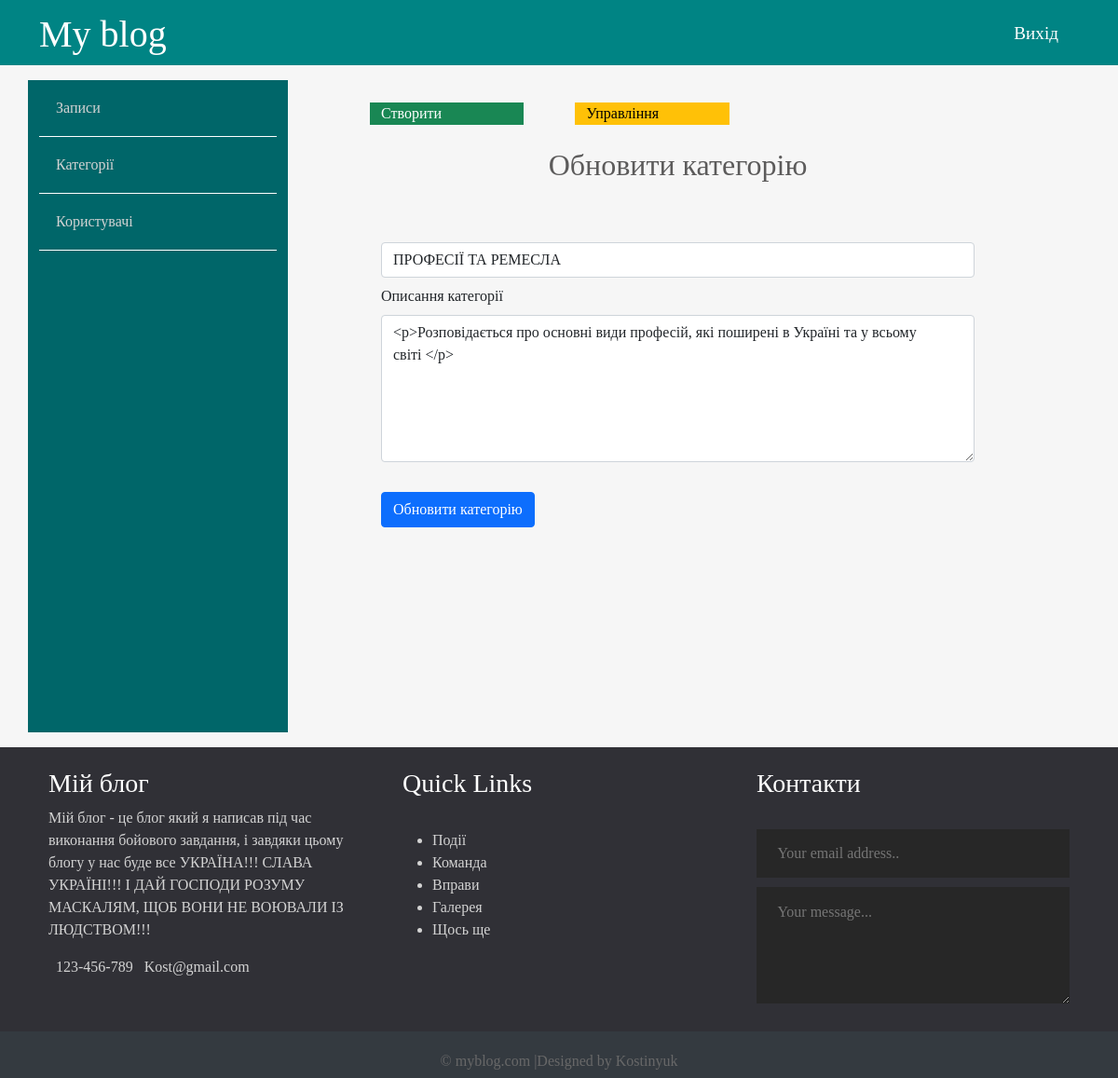
Page /admin/topics/edit.php?id=4 on the committed database.
### tables this page shows
CREATE TABLE `topics` (
  `id` int(12) UNSIGNED NOT NULL,
  `name` varchar(120) DEFAULT NULL,
  `description` text DEFAULT NULL
);

### app/controllers/topics.php (called while the page is built, shortened)
<?php
  @include "../../app/database/db.php";
if ($_SERVER['REQUEST_METHOD'] === "GET" && isset($_GET['id'])) {
    $id = $_GET['id'];
    $topic = selectOne('topics', ['id' => $id]);
    $name = @$topic['name'];
    $description = @$topic['description'];
}

### app/database/db.php (called while the page is built, shortened)
<?php
require "connect.php";
 function dbCheckError($query)
 {
     $errInfo = $query->errorInfo();
     return true;
 }
function selectOne($table, $params = [])
{
    global $pdo;
    $sql = "SELECT * FROM $table";
    if (!empty($params)) {
        $i = 0;
        foreach ($params as $key => $value) {
            if ($i === 0) {
                $sql = $sql . " WHERE $key = $value";
            } else {
                $sql = $sql . " AND $key = $value";
            }
            $i++;
        }
    }
    $query = $pdo->prepare($sql);
    @$query->execute();
    return $query->fetch();
}

### admin/topics/edit.php (the view, shortened to what this page needs)
<?php session_start();
include "../../app/controllers/topics.php";
?>
<!doctype html>
<div lang="en">
    <head>
        <link href="https://cdn.jsdelivr.net/npm/bootstrap@5.0.2/dist/css/bootstrap.min.css"
              rel="stylesheet"
>
        <link rel="stylesheet" href="../../assets/CSS/admin.css">
    </head>
    <div>
        <?php include ("../../app/include/header-admin.php") ?>
        <div class="container">
            <div class="row">
                <?php include ("../../app/include/sidebar-admin.php") ?>
                <div class="posts col-9">
                    <div class="button row">
                        <a href="<?php echo BASE_URL . "admin/topics/create.php"?>"  class="col-3 btn-success">Створити</a>
                        <span class="col-1"></span>
                        <a href="<?php echo BASE_URL . "admin/topics/index.php"?>"  class="col-3 btn-warning">Управління</a>
                    </div>
                    <h2>Обновити категорію</h2>
                    <div class="row add-post" >
                        <div class="col" >
                        </div>
                        <form action="edit.php" method ="post">
                <div class = "col-14">
                                <input name="name" value="<?= @$name; ?>" type="text" class="form-control" placeholder = "Ім'я категорії" aria-label="Ім'я категорії">
                            </div>
                            <div class="col-8>
                 <label for= " content " class = "form-label" >Описання категорії</div></label>
                    <textarea id="editor"  name="description" class="form-control" id="content" rows="6"><?=@$description?></textarea>
                </div>
                <div class="formula">
                    <div class="col">
                        <button name="topic-edit" class="btn btn-primary" type="submit">Обновити категорію</button>
                    </div>
                </div>
            </div>
        </div>
    </div>
</div>
</div>
<?php include ("../../app/include/footer.php") ?>
</body>
</html>

### assets/CSS/admin.css (style rules this page uses)
* { font-family: "Comfortaa", cursive; }
html, h1, h2, h3, h4, h5, h6 { color: #5c5b5b; }
a { text-decoration: none; color: inherit; }
.posts { height: 100%; padding: 40px 100px 100px; overflow-y: scroll; }
.posts h2 { text-align: center; margin: 1.5rem 0; }
.add-post div { margin: 0.5rem 0; }
.formula { margin: 2rem 0; }

### rows in the picture
topics: name "ПРОФЕСІЇ ТА РЕМЕСЛА", description "<p>Розповідається про основні види професій, які поширені в Україні та у всьому світі </p>"
